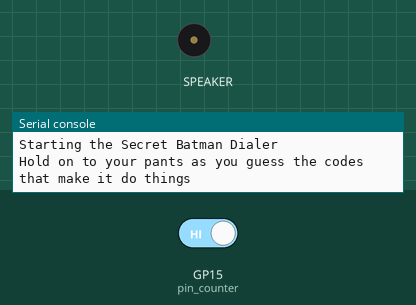
Bench run of a program on a simulated Raspberry Pi Pico running CircuitPython. Parts: buzzer (waves = sounding), the last lines printed to the serial console. Inputs (shaded band) come from the test bench; at power-on: GP15 (pin_counter) HIGH. Audio playback is drawn as a buzzer.

Above: at 1.2 s.
1.3 s: GP15 (pin_counter) driven LOW
At 2.4 s:
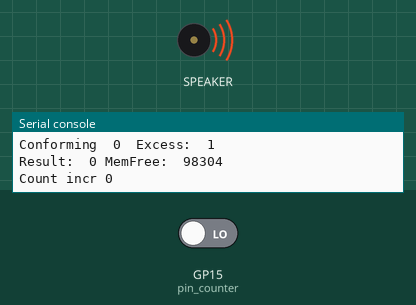
Timing chart, 0 to 4.3 s (numbered marks = the images above; inputs shaded):
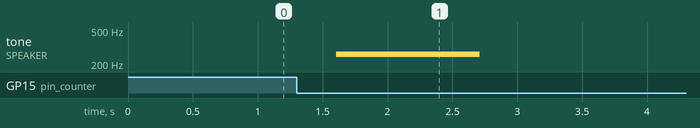

Measured:
- after the input at 1.3 s, tone on SPEAKER: silent → 261 Hz after 0.31 s, → silent 1.1 s later

The program:

code.py
```python
import audiobusio
# import audiocore
import wifi
import socketpool
import ssl
import synthio
# import adafruit_requests
import board
import countio
import time
import gc


def nearestTo4(x):
    rem = x % 4
    if rem < 2:
        return x - rem
    else:
        return x + 4 - rem


# Count rising edges only.
pin_counter = countio.Counter(board.GP15, edge=countio.Edge.FALL)
# Reset the count after 100 counts.
last_value = 0
time_last_number_added = time.monotonic_ns()
MAX_TIME_BETWEEN_DIGITS = int(1e9 * 4)
LAST_INCREMENT_THRESHOLD = int(1e9 * 0.25)
last_increment = 0

dialed = []

def reset_dialer_numbers():
    global last_value, time_last_number_added, last_increment
    last_value = 0
    time_last_number_added = time.monotonic_ns()
    last_increment = time.monotonic_ns()
    dialed.clear()

def dialer_check():
    global last_value, time_last_number_added, last_increment
    count = pin_counter.count

    # It has been incremented
    if count != last_value:
        print("Count incr", count)
        last_increment = time.monotonic_ns()
        last_value = count

    # We will wait for up to half a second to see if the count is stable
    delta_t = time.monotonic_ns() - last_increment
    if delta_t > LAST_INCREMENT_THRESHOLD and count != 0:
        print("Count: ", count, delta_t / 1e9)
        pin_counter.reset()

        excess = count % 4
        actual_number = count // 4

        print("Conforming ", actual_number, " Excess: ", excess)

        return actual_number
    return None


# Setup Wifi
# wifi.radio.connect(,)
# pool = socketpool.SocketPool(wifi.radio)
# requests = adafruit_requests.Session(pool, ssl.create_default_context())


audio = audiobusio.I2SOut(board.GP0, board.GP1, board.GP2)

amp_env_fast = synthio.Envelope(
    attack_time=0.1,
    sustain_level=0.5,
    release_time=0.2
)

synth = synthio.Synthesizer(channel_count=1, sample_rate=22050, envelope=amp_env_fast)
audio.play(synth)

print("Starting the Secret Batman Dialer")
print("Hold on to your pants as you guess the codes that make it do things")

playing_note = 0
note_held_for = 0
last_result_at = time.monotonic_ns()
buffer = ""

while True:
    if playing_note > 0:
        note_held_for += 1
        if note_held_for > 10:
            synth.release(playing_note)
            playing_note = 0
            note_held_for = 0

    result = dialer_check()
    if result is not None:
        print("Result: ", result, "MemFree: ", gc.mem_free())
        if playing_note > 0:
            synth.stop(playing_note)
            playing_note = 0
            note_held_for = 0

        playing_note = result + 60
        synth.press(playing_note)


    time.sleep(0.1)
```
